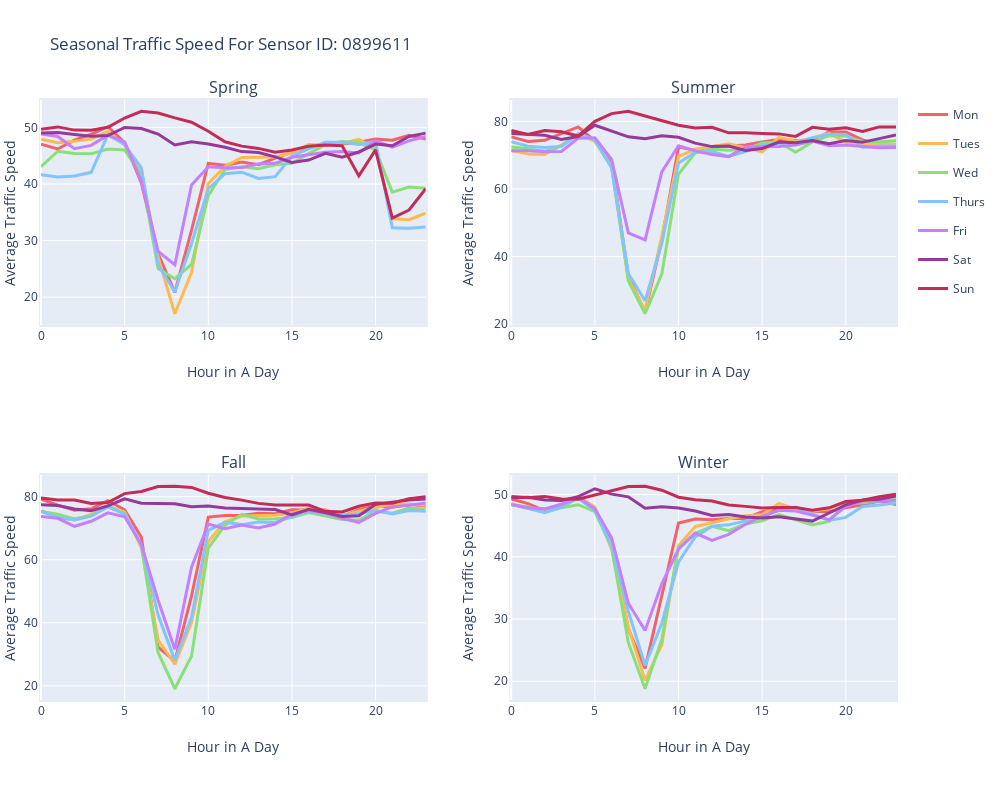

Notebook code for this chart:
### Code cell
fig = make_subplots(
    rows=2, cols=2,
    subplot_titles=("Spring", 
                    "Summer", 
                    "Fall", 
                    "Winter"))
# colors = ['rgb(0, 0, 128)', 'rgb(15,82,186)', 'rgb(0,128,255)', 'rgb(0,142,204)', 'rgb(149,200,216)']
colors = ['rgb(242, 98, 107)', 'rgb(254, 186, 79)', 'rgb(137, 224, 119)', 'rgb(131, 195, 255)', 'rgb(195, 129, 253)', 
         'rgb(151, 57, 153)', 'rgb(195, 44, 87)']
for i in range(7):    
    fig.add_trace(go.Scatter(x=time, y=timeList[0][colName[i]],
                             mode='lines',
                             name=colName[i], 
                             legendgroup="group{}".format(i), 
                             line=dict(color=colors[i], width=3)),
                  row=1, col=1)

    fig.add_trace(go.Scatter(x=time, y=timeList[1][colName[i]],
                             mode='lines',
                             name=colName[i],
                             legendgroup="group{}".format(i),
                             line=dict(color=colors[i], width=3),
                             showlegend=False),
                  row=1, col=2)

    fig.add_trace(go.Scatter(x=time, y=timeList[2][colName[i]],
                             mode='lines',
                             name=colName[i],
                             legendgroup="group{}".format(i),
                             line=dict(color=colors[i], width=3),
                             showlegend=False),
                  row=2, col=1)

    fig.add_trace(go.Scatter(x=time, y=timeList[3][colName[i]],
                             mode='lines',
                             name=colName[i],
                             legendgroup="group{}".format(i),
                             line=dict(color=colors[i], width=3),
                             showlegend=False),
                  row=2, col=2)
for i in range(1,3):
    for j in range(1,3):  
        fig.update_xaxes(title_text="Hour in A Day", row=i, col=j)
        fig.update_yaxes(title_text="Average Traffic Speed", row=i, col=j)
fig.update_layout(title_text="Seasonal Traffic Speed For Sensor ID: 0899611",
                  autosize=False,
                  width=1000,
                  height=800,
                  margin=go.layout.Margin
                  (
                  l=10,
                  r=10,
                  b=100,
                  t=100,
                  pad=2
                  ))
fig.show()

### Figure 1 — Plotly figure (JSON) as saved in the notebook; plotly's stock layout.template omitted (floating-point values rounded to 4 significant figures)
{"data": [{"legendgroup": "group0", "line": {"color": "rgb(242, 98, 107)", "width": 3}, "mode": "lines", "name": "Mon", "type": "scatter", "x": [0, 1, 2, 3, 4, 5, 6, 7, 8, 9, 10, 11, 12, 13, 14, 15, 16, 17, 18, 19, 20, 21, 22, 23], "xaxis": "x", "y": [47.03, 46.2, 47.77, 48.8, 50.13, 47.33, 40.2, 27.67, 20.83, 31.83, 43.67, 43.3, 43.9, 43.43, 44.57, 45.67, 46.67, 47, 47.07, 47.4, 47.97, 47.73, 48.6, 47.93], "yaxis": "y"}, {"legendgroup": "group0", "line": {"color": "rgb(242, 98, 107)", "width": 3}, "mode": "lines", "name": "Mon", "showlegend": false, "type": "scatter", "x": [0, 1, 2, 3, 4, 5, 6, 7, 8, 9, 10, 11, 12, 13, 14, 15, 16, 17, 18, 19, 20, 21, 22, 23], "xaxis": "x2", "y": [75.43, 74.03, 74.4, 76.33, 78.37, 74.17, 68.03, 34.2, 23.53, 44.9, 72.47, 71.4, 72.6, 72.73, 73, 73.9, 74.63, 74.33, 74.1, 76.93, 76.87, 74.5, 73.07, 73.03], "yaxis": "y2"}, {"legendgroup": "group0", "line": {"color": "rgb(242, 98, 107)", "width": 3}, "mode": "lines", "name": "Mon", "showlegend": false, "type": "scatter", "x": [0, 1, 2, 3, 4, 5, 6, 7, 8, 9, 10, 11, 12, 13, 14, 15, 16, 17, 18, 19, 20, 21, 22, 23], "xaxis": "x3", "y": [79.17, 77.3, 75.7, 76.17, 78.7, 75.83, 67.13, 32.23, 27.83, 48.53, 73.53, 74, 74.03, 74.73, 74.57, 75.87, 75.73, 75.77, 73.7, 75.87, 77, 76.63, 77.57, 77.07], "yaxis": "y3"}, {"legendgroup": "group0", "line": {"color": "rgb(242, 98, 107)", "width": 3}, "mode": "lines", "name": "Mon", "showlegend": false, "type": "scatter", "x": [0, 1, 2, 3, 4, 5, 6, 7, 8, 9, 10, 11, 12, 13, 14, 15, 16, 17, 18, 19, 20, 21, 22, 23], "xaxis": "x4", "y": [49.3, 48.53, 47.43, 48.4, 49.63, 47.47, 42.33, 28.43, 22.07, 33.7, 45.43, 46.07, 45.93, 46.17, 46.17, 47.23, 47.73, 47.97, 47.3, 47.23, 47.87, 48.37, 48.97, 48.4], "yaxis": "y4"}, {"legendgroup": "group1", "line": {"color": "rgb(254, 186, 79)", "width": 3}, "mode": "lines", "name": "Tues", "type": "scatter", "x": [0, 1, 2, 3, 4, 5, 6, 7, 8, 9, 10, 11, 12, 13, 14, 15, 16, 17, 18, 19, 20, 21, 22, 23], "xaxis": "x", "y": [47.93, 47.3, 47.57, 47.93, 49.3, 46.87, 41.97, 27.07, 17.07, 24.4, 40.1, 43.1, 44.7, 44.7, 44.8, 45.53, 46.97, 46.9, 47.17, 47.9, 46.27, 33.83, 33.7, 34.83], "yaxis": "y"}, {"legendgroup": "group1", "line": {"color": "rgb(254, 186, 79)", "width": 3}, "mode": "lines", "name": "Tues", "showlegend": false, "type": "scatter", "x": [0, 1, 2, 3, 4, 5, 6, 7, 8, 9, 10, 11, 12, 13, 14, 15, 16, 17, 18, 19, 20, 21, 22, 23], "xaxis": "x2", "y": [71.4, 70.37, 70.2, 72.97, 76.33, 74.1, 66.47, 33.33, 24.13, 46, 69.57, 71.77, 72.57, 73.37, 72.2, 70.97, 75.3, 74.1, 75.03, 76.43, 73.9, 72.97, 73.43, 73.23], "yaxis": "y2"}, {"legendgroup": "group1", "line": {"color": "rgb(254, 186, 79)", "width": 3}, "mode": "lines", "name": "Tues", "showlegend": false, "type": "scatter", "x": [0, 1, 2, 3, 4, 5, 6, 7, 8, 9, 10, 11, 12, 13, 14, 15, 16, 17, 18, 19, 20, 21, 22, 23], "xaxis": "x3", "y": [75.53, 73.6, 72.6, 74.37, 76.9, 75.13, 63.77, 34.47, 26.87, 40.03, 65.8, 72.03, 73.87, 73.97, 74.13, 74.8, 76.4, 75.73, 73.93, 75.37, 76.6, 77.63, 77.63, 77.3], "yaxis": "y3"}, {"legendgroup": "group1", "line": {"color": "rgb(254, 186, 79)", "width": 3}, "mode": "lines", "name": "Tues", "showlegend": false, "type": "scatter", "x": [0, 1, 2, 3, 4, 5, 6, 7, 8, 9, 10, 11, 12, 13, 14, 15, 16, 17, 18, 19, 20, 21, 22, 23], "xaxis": "x4", "y": [48.53, 47.8, 47.67, 48.47, 49.67, 48, 41.17, 28.7, 20.13, 25.87, 41.8, 44.87, 45.47, 46.1, 46.6, 46.77, 48.57, 47.7, 47.33, 47.73, 48.83, 48.9, 49.07, 49.3], "yaxis": "y4"}, {"legendgroup": "group2", "line": {"color": "rgb(137, 224, 119)", "width": 3}, "mode": "lines", "name": "Wed", "type": "scatter", "x": [0, 1, 2, 3, 4, 5, 6, 7, 8, 9, 10, 11, 12, 13, 14, 15, 16, 17, 18, 19, 20, 21, 22, 23], "xaxis": "x", "y": [43.07, 45.8, 45.4, 45.33, 46.2, 46.03, 41.6, 25.07, 23.27, 25.8, 37.93, 42.57, 43.07, 42.7, 43.4, 43.67, 45.37, 46.97, 47.53, 47.33, 46.03, 38.57, 39.47, 39.23], "yaxis": "y"}, {"legendgroup": "group2", "line": {"color": "rgb(137, 224, 119)", "width": 3}, "mode": "lines", "name": "Wed", "showlegend": false, "type": "scatter", "x": [0, 1, 2, 3, 4, 5, 6, 7, 8, 9, 10, 11, 12, 13, 14, 15, 16, 17, 18, 19, 20, 21, 22, 23], "xaxis": "x2", "y": [72.43, 71.9, 71.13, 72.77, 76.27, 74.4, 66.83, 32.77, 23.07, 34.8, 64.4, 70.67, 71.77, 71.47, 71.77, 73.63, 73.83, 70.87, 73.93, 75.77, 75.63, 74.03, 73.97, 74.23], "yaxis": "y2"}, {"legendgroup": "group2", "line": {"color": "rgb(137, 224, 119)", "width": 3}, "mode": "lines", "name": "Wed", "showlegend": false, "type": "scatter", "x": [0, 1, 2, 3, 4, 5, 6, 7, 8, 9, 10, 11, 12, 13, 14, 15, 16, 17, 18, 19, 20, 21, 22, 23], "xaxis": "x3", "y": [75.33, 74.43, 72.97, 73.9, 77.2, 74.6, 64.47, 30.57, 19.07, 29.47, 63.67, 70.9, 74.4, 72.9, 73, 73.37, 74.97, 73.77, 72.73, 72.57, 75.47, 74.77, 76.37, 76.03], "yaxis": "y3"}, {"legendgroup": "group2", "line": {"color": "rgb(137, 224, 119)", "width": 3}, "mode": "lines", "name": "Wed", "showlegend": false, "type": "scatter", "x": [0, 1, 2, 3, 4, 5, 6, 7, 8, 9, 10, 11, 12, 13, 14, 15, 16, 17, 18, 19, 20, 21, 22, 23], "xaxis": "x4", "y": [48.3, 48.03, 47.17, 47.87, 48.37, 47.27, 41.5, 26.2, 18.8, 26.77, 41.5, 43.77, 44.9, 44.2, 45.27, 45.77, 46.8, 46, 45.1, 45.7, 48.5, 48.7, 48.93, 49.2], "yaxis": "y4"}, {"legendgroup": "group3", "line": {"color": "rgb(131, 195, 255)", "width": 3}, "mode": "lines", "name": "Thurs", "type": "scatter", "x": [0, 1, 2, 3, 4, 5, 6, 7, 8, 9, 10, 11, 12, 13, 14, 15, 16, 17, 18, 19, 20, 21, 22, 23], "xaxis": "x", "y": [41.63, 41.23, 41.43, 42.07, 48.73, 46.93, 42.87, 25.73, 20.9, 29.5, 39.17, 41.83, 42.1, 41, 41.3, 44.97, 46.2, 47.37, 47.4, 47, 47.53, 32.27, 32.2, 32.4], "yaxis": "y"}, {"legendgroup": "group3", "line": {"color": "rgb(131, 195, 255)", "width": 3}, "mode": "lines", "name": "Thurs", "showlegend": false, "type": "scatter", "x": [0, 1, 2, 3, 4, 5, 6, 7, 8, 9, 10, 11, 12, 13, 14, 15, 16, 17, 18, 19, 20, 21, 22, 23], "xaxis": "x2", "y": [73.97, 72.67, 72.3, 72.57, 76.27, 74.57, 66.2, 34.97, 26.9, 43.87, 67.67, 70.87, 71.1, 69.6, 71.07, 72.8, 73.53, 73.63, 75.2, 76.17, 76.13, 72.33, 72.7, 72.73], "yaxis": "y2"}, {"legendgroup": "group3", "line": {"color": "rgb(131, 195, 255)", "width": 3}, "mode": "lines", "name": "Thurs", "showlegend": false, "type": "scatter", "x": [0, 1, 2, 3, 4, 5, 6, 7, 8, 9, 10, 11, 12, 13, 14, 15, 16, 17, 18, 19, 20, 21, 22, 23], "xaxis": "x3", "y": [75.33, 73.43, 72.63, 73.8, 76.77, 74.47, 64.73, 42.47, 28.07, 41.77, 69.3, 71.87, 71.13, 71.97, 71.83, 73.67, 75.47, 74.5, 74.1, 74.57, 75.6, 74.53, 75.63, 75.33], "yaxis": "y3"}, {"legendgroup": "group3", "line": {"color": "rgb(131, 195, 255)", "width": 3}, "mode": "lines", "name": "Thurs", "showlegend": false, "type": "scatter", "x": [0, 1, 2, 3, 4, 5, 6, 7, 8, 9, 10, 11, 12, 13, 14, 15, 16, 17, 18, 19, 20, 21, 22, 23], "xaxis": "x4", "y": [48.43, 47.7, 47.07, 48, 49.4, 47.43, 41.9, 31.23, 22.53, 29.33, 39.17, 43.2, 44.9, 45.13, 45.8, 46.4, 47.5, 47.97, 46.9, 45.83, 46.33, 48.07, 48.33, 48.63], "yaxis": "y4"}, {"legendgroup": "group4", "line": {"color": "rgb(195, 129, 253)", "width": 3}, "mode": "lines", "name": "Fri", "type": "scatter", "x": [0, 1, 2, 3, 4, 5, 6, 7, 8, 9, 10, 11, 12, 13, 14, 15, 16, 17, 18, 19, 20, 21, 22, 23], "xaxis": "x", "y": [48.83, 48.4, 46.23, 46.83, 48.63, 47.43, 40.5, 28.1, 25.73, 39.83, 43.07, 42.87, 42.93, 43.53, 43.67, 44.73, 45.17, 45.63, 45.77, 45.5, 47.63, 46.5, 47.63, 48.4], "yaxis": "y"}, {"legendgroup": "group4", "line": {"color": "rgb(195, 129, 253)", "width": 3}, "mode": "lines", "name": "Fri", "showlegend": false, "type": "scatter", "x": [0, 1, 2, 3, 4, 5, 6, 7, 8, 9, 10, 11, 12, 13, 14, 15, 16, 17, 18, 19, 20, 21, 22, 23], "xaxis": "x2", "y": [71.3, 71.33, 71.03, 71.1, 75.03, 75.13, 68.77, 47, 44.93, 65.07, 72.8, 71.27, 70.17, 69.57, 72.4, 72.4, 72.6, 73.03, 74.17, 72.77, 73, 72.53, 72.17, 72.27], "yaxis": "y2"}, {"legendgroup": "group4", "line": {"color": "rgb(195, 129, 253)", "width": 3}, "mode": "lines", "name": "Fri", "showlegend": false, "type": "scatter", "x": [0, 1, 2, 3, 4, 5, 6, 7, 8, 9, 10, 11, 12, 13, 14, 15, 16, 17, 18, 19, 20, 21, 22, 23], "xaxis": "x3", "y": [73.73, 73.13, 70.6, 72.2, 74.87, 73.6, 64.8, 47.13, 31.57, 57.6, 71.33, 69.83, 71, 70.07, 71.33, 74.5, 75.6, 74.7, 73.17, 71.87, 74.7, 76.77, 77.3, 77.97], "yaxis": "y3"}, {"legendgroup": "group4", "line": {"color": "rgb(195, 129, 253)", "width": 3}, "mode": "lines", "name": "Fri", "showlegend": false, "type": "scatter", "x": [0, 1, 2, 3, 4, 5, 6, 7, 8, 9, 10, 11, 12, 13, 14, 15, 16, 17, 18, 19, 20, 21, 22, 23], "xaxis": "x4", "y": [48.4, 47.87, 47.7, 48.43, 49.57, 47.7, 43.07, 32.53, 28.17, 35.67, 41.23, 43.8, 42.63, 43.6, 45.23, 46.5, 47.47, 47.37, 46.7, 45.97, 48.07, 48.97, 48.97, 49.07], "yaxis": "y4"}, {"legendgroup": "group5", "line": {"color": "rgb(151, 57, 153)", "width": 3}, "mode": "lines", "name": "Sat", "type": "scatter", "x": [0, 1, 2, 3, 4, 5, 6, 7, 8, 9, 10, 11, 12, 13, 14, 15, 16, 17, 18, 19, 20, 21, 22, 23], "xaxis": "x", "y": [49, 49.1, 48.77, 48.47, 48.57, 50, 49.8, 48.83, 46.9, 47.47, 47.07, 46.5, 45.73, 45.57, 44.8, 43.8, 44.23, 45.43, 44.73, 45.67, 47.07, 46.77, 48.4, 49], "yaxis": "y"}, {"legendgroup": "group5", "line": {"color": "rgb(151, 57, 153)", "width": 3}, "mode": "lines", "name": "Sat", "showlegend": false, "type": "scatter", "x": [0, 1, 2, 3, 4, 5, 6, 7, 8, 9, 10, 11, 12, 13, 14, 15, 16, 17, 18, 19, 20, 21, 22, 23], "xaxis": "x2", "y": [76.4, 76.07, 75.9, 74.67, 75.5, 78.87, 77.13, 75.43, 74.83, 75.77, 75.3, 73.57, 72.53, 72.73, 71.4, 72, 73.87, 73.67, 74.33, 73.37, 74.33, 73.83, 74.9, 76.0], "yaxis": "y2"}, {"legendgroup": "group5", "line": {"color": "rgb(151, 57, 153)", "width": 3}, "mode": "lines", "name": "Sat", "showlegend": false, "type": "scatter", "x": [0, 1, 2, 3, 4, 5, 6, 7, 8, 9, 10, 11, 12, 13, 14, 15, 16, 17, 18, 19, 20, 21, 22, 23], "xaxis": "x3", "y": [77.47, 77.17, 76.07, 75.5, 77.07, 79.33, 77.93, 77.83, 77.77, 76.83, 77, 76.37, 76.33, 76.07, 75.93, 74.17, 76, 75, 73.7, 73.93, 77.57, 78.27, 78.93, 79.27], "yaxis": "y3"}, {"legendgroup": "group5", "line": {"color": "rgb(151, 57, 153)", "width": 3}, "mode": "lines", "name": "Sat", "showlegend": false, "type": "scatter", "x": [0, 1, 2, 3, 4, 5, 6, 7, 8, 9, 10, 11, 12, 13, 14, 15, 16, 17, 18, 19, 20, 21, 22, 23], "xaxis": "x4", "y": [49.47, 49.57, 49.13, 49.03, 49.67, 50.93, 50.07, 49.63, 47.8, 48.03, 47.83, 47.37, 46.63, 46.8, 46.4, 46.23, 46.43, 46.07, 45.73, 47.03, 48.33, 49.13, 49.23, 49.77], "yaxis": "y4"}, {"legendgroup": "group6", "line": {"color": "rgb(195, 44, 87)", "width": 3}, "mode": "lines", "name": "Sun", "type": "scatter", "x": [0, 1, 2, 3, 4, 5, 6, 7, 8, 9, 10, 11, 12, 13, 14, 15, 16, 17, 18, 19, 20, 21, 22, 23], "xaxis": "x", "y": [49.7, 50.1, 49.53, 49.5, 50.03, 51.67, 52.87, 52.57, 51.7, 50.93, 49.33, 47.47, 46.7, 46.3, 45.63, 46.03, 46.7, 46.9, 46.77, 41.43, 46.03, 33.97, 35.4, 39.17], "yaxis": "y"}, {"legendgroup": "group6", "line": {"color": "rgb(195, 44, 87)", "width": 3}, "mode": "lines", "name": "Sun", "showlegend": false, "type": "scatter", "x": [0, 1, 2, 3, 4, 5, 6, 7, 8, 9, 10, 11, 12, 13, 14, 15, 16, 17, 18, 19, 20, 21, 22, 23], "xaxis": "x2", "y": [77.33, 76.13, 77.3, 76.93, 75.67, 80.0, 82.3, 83, 81.6, 80.2, 78.87, 78.07, 78.27, 76.6, 76.63, 76.43, 76.3, 75.57, 78.23, 77.67, 78.13, 77.0, 78.37, 78.37], "yaxis": "y2"}, {"legendgroup": "group6", "line": {"color": "rgb(195, 44, 87)", "width": 3}, "mode": "lines", "name": "Sun", "showlegend": false, "type": "scatter", "x": [0, 1, 2, 3, 4, 5, 6, 7, 8, 9, 10, 11, 12, 13, 14, 15, 16, 17, 18, 19, 20, 21, 22, 23], "xaxis": "x3", "y": [79.6, 78.97, 78.97, 77.83, 78.13, 80.97, 81.63, 83.2, 83.3, 82.93, 81.1, 79.73, 78.9, 77.87, 77.33, 77.23, 77.33, 75.33, 75.17, 76.93, 77.97, 77.93, 79.37, 79.97], "yaxis": "y3"}, {"legendgroup": "group6", "line": {"color": "rgb(195, 44, 87)", "width": 3}, "mode": "lines", "name": "Sun", "showlegend": false, "type": "scatter", "x": [0, 1, 2, 3, 4, 5, 6, 7, 8, 9, 10, 11, 12, 13, 14, 15, 16, 17, 18, 19, 20, 21, 22, 23], "xaxis": "x4", "y": [49.7, 49.5, 49.67, 49.3, 49.23, 49.93, 50.57, 51.3, 51.33, 50.7, 49.57, 49.17, 48.97, 48.33, 48.1, 47.83, 47.9, 47.93, 47.47, 47.87, 48.87, 49.1, 49.67, 50.07], "yaxis": "y4"}], "layout": {"annotations": [{"font": {"size": 16}, "showarrow": false, "text": "Spring", "x": 0.225, "xanchor": "center", "xref": "paper", "y": 1, "yanchor": "bottom", "yref": "paper"}, {"font": {"size": 16}, "showarrow": false, "text": "Summer", "x": 0.775, "xanchor": "center", "xref": "paper", "y": 1, "yanchor": "bottom", "yref": "paper"}, {"font": {"size": 16}, "showarrow": false, "text": "Fall", "x": 0.225, "xanchor": "center", "xref": "paper", "y": 0.375, "yanchor": "bottom", "yref": "paper"}, {"font": {"size": 16}, "showarrow": false, "text": "Winter", "x": 0.775, "xanchor": "center", "xref": "paper", "y": 0.375, "yanchor": "bottom", "yref": "paper"}], "autosize": false, "height": 800, "margin": {"b": 100, "l": 10, "pad": 2, "r": 10, "t": 100}, "title": {"text": "Seasonal Traffic Speed For Sensor ID: 0899611"}, "width": 1000, "xaxis": {"anchor": "y", "domain": [0, 0.45], "title": {"text": "Hour in A Day"}}, "xaxis2": {"anchor": "y2", "domain": [0.55, 1], "title": {"text": "Hour in A Day"}}, "xaxis3": {"anchor": "y3", "domain": [0, 0.45], "title": {"text": "Hour in A Day"}}, "xaxis4": {"anchor": "y4", "domain": [0.55, 1], "title": {"text": "Hour in A Day"}}, "yaxis": {"anchor": "x", "domain": [0.625, 1], "title": {"text": "Average Traffic Speed"}}, "yaxis2": {"anchor": "x2", "domain": [0.625, 1], "title": {"text": "Average Traffic Speed"}}, "yaxis3": {"anchor": "x3", "domain": [0, 0.375], "title": {"text": "Average Traffic Speed"}}, "yaxis4": {"anchor": "x4", "domain": [0, 0.375], "title": {"text": "Average Traffic Speed"}}}}
